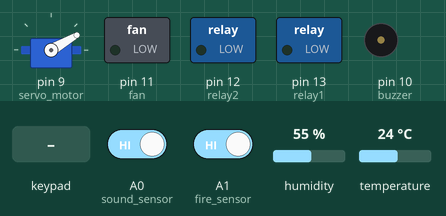
Recording of a sketch running on a simulated Arduino Uno, built with avr-gcc and run on an emulated ATmega328P. On the bench: servo, switched loads named in the sketch (green lamp = pin HIGH), buzzer (waves = sounding). The inputs (shaded band) are chosen by the test bench; at power-on: A1 (fire_sensor) HIGH, A0 (sound_sensor) HIGH, humidity 55 %, temperature 24 °C.

Above: at 1.2 s.
1.3 s: A1 (fire_sensor) driven LOW
At 2.1 s:
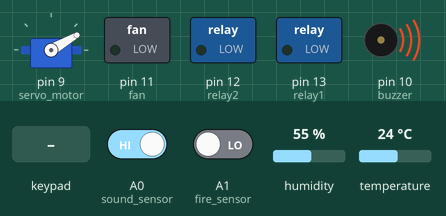
7.3 s: A0 (sound_sensor) driven LOW
At 10.1 s:
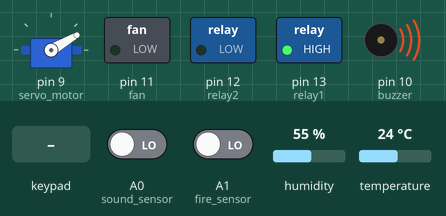
13.3 s: A0 (sound_sensor) driven HIGH
At 14.2 s:
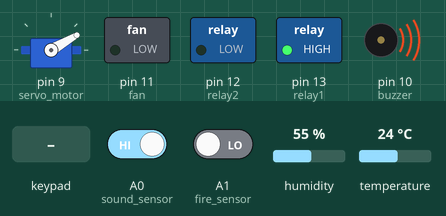
19.3 s: A0 (sound_sensor) driven LOW
At 22.3 s:
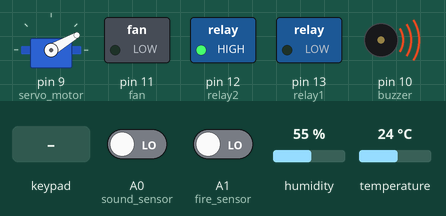
25.3 s: A1 (fire_sensor) driven HIGH
At 26.2 s:
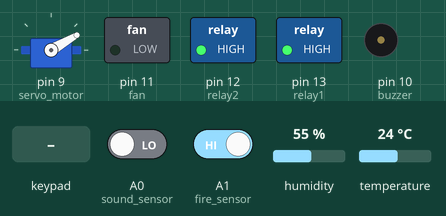
27.0 s: keypad keys 2 3 4 5 # pressed 0.4 s apart
At 27.9 s:
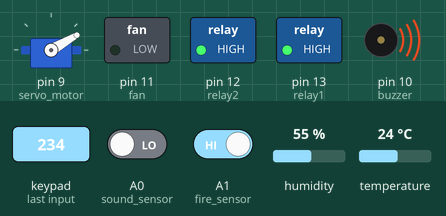
Timing chart, 0 to 33.1 s (numbered marks = the images above; inputs shaded):
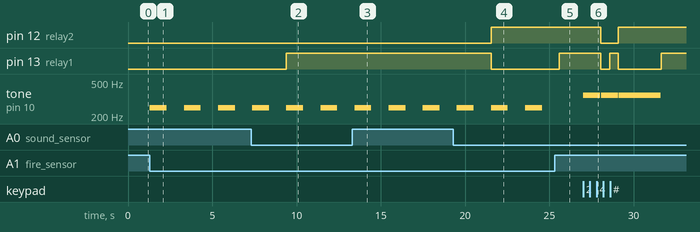

The sketch:

Smart_Home.ino
```cpp
#include "DHT.h"
#include <Servo.h>
#include <Keypad.h>
#include <EEPROM.h>

#define DHTTYPE DHT11
#define DHTPIN A2
#define sound_sensor A0
#define fire_sensor A1
#define buzzer 10
#define relay1 13
#define relay2 12
#define servo_motor 9
#define fan 11
DHT dht(DHTPIN, DHTTYPE);
Servo myservo;

String readStringFromEEPROM(int);
void writeStringToEEPROM(int , const String&);


bool password_true = false;
int clap = 0;
long detection_range_start = 0;
long detection_range = 0;

bool temp_change;
int temp_limit;
String temp_get;
int pos = 0;
int lamps = 0;
int i = 0;

const int ROW_NUM = 4;
const int COLUMN_NUM = 3;
char keys[ROW_NUM][COLUMN_NUM] = {
  {'1', '2', '3'},
  {'4', '5', '6'},
  {'7', '8', '9'},
  {'*', '0', '#'}

};
byte pin_rows[ROW_NUM] = {2, 3, 4, 5};
byte pin_column[COLUMN_NUM] = {6, 7, 8};
Keypad keypad = Keypad( makeKeymap(keys), pin_rows, pin_column, ROW_NUM, COLUMN_NUM );
String password;
String input_password;
int change_pass = 0;
String new_pass;
String check_pass;

void setup() {
  temp_limit = EEPROM.read(0);
  password = readStringFromEEPROM(1);
  pinMode(DHTPIN, INPUT);
  pinMode(sound_sensor, INPUT);
  pinMode(fire_sensor, INPUT);
  pinMode(buzzer, OUTPUT);
  pinMode(fan, OUTPUT);
  pinMode(servo_motor, OUTPUT);
  pinMode(relay1, OUTPUT);
  pinMode(relay2, OUTPUT);
  myservo.attach(servo_motor);
  myservo.write(30);
  dht.begin();
  input_password.reserve(32);

}

void loop() {
  key_pad();
  temp();
  sound();
  fire();
}


void fire() {
  int fireSensor = digitalRead(fire_sensor);
  if (fireSensor == 0) {
    tone(buzzer, 250);
    delay(1000);
    noTone(buzzer);
    delay(1000);
  }
}


void sound() {
  int status_sensor = digitalRead(sound_sensor);
  if (status_sensor == 0)
  {
    if (clap == 0)
    {
      detection_range_start = detection_range = millis();
      clap++;
    }
    else if (clap > 0 && millis() - detection_range >= 50)
    {
      detection_range = millis();
      clap++;
    }
  }
  if (millis() - detection_range_start >= 400)
  {
    if (clap == 2)
    {
      if (!lamps)
      {
        digitalWrite(relay1, HIGH);
        lamps += 1;
      }
      else if (lamps > 0 && lamps < 2)
      {
        digitalWrite(relay2, HIGH);
        digitalWrite(relay1, LOW);
        lamps += 1;
      } else if (lamps > 0 && lamps < 3)
      {
        digitalWrite(relay1, HIGH);
        digitalWrite(relay2, HIGH);

        lamps += 1;
      } else if (lamps == 3) {
        digitalWrite(relay1, LOW);
        digitalWrite(relay2, LOW);
        lamps = 0;
      }
    }
    clap = 0;
  }
}

void temp() {
  float t = dht.readTemperature();
  if (t > temp_limit && t <= temp_limit + 2) {
    analogWrite(fan, 50);
  }
  else if (t >= temp_limit + 2 && t <= temp_limit + 4) {
    analogWrite(fan, 100);
  }
  else if (t >= temp_limit + 4 && t <= temp_limit + 6) {
    analogWrite(fan, 150);
  }
  else if (t >= temp_limit + 6 && t <= temp_limit + 8) {
    analogWrite(fan, 200);
  }
  else if (t >= temp_limit + 8) {
analogWrite(fan, 255);
  }
  else if (t < temp_limit) {
    analogWrite(fan, 0);
  }

}


void key_pad() {
  char key = keypad.getKey();
  if (key) {
    tone(buzzer, 350);
    delay(500);
    noTone(buzzer);
     if (key == '*') {
    change_pass += 1;
    temp_get = "" ;
    temp_change = true;

  }
    if (change_pass == 1) {
      update_temp(key);
    }
     else if (change_pass == 2) {
      temp_change = false;
      change_pass_fun(key);
    }

    else if (key == '#' && change_pass == 0) {
      if (password == input_password) {
        input_password = "";

        for (pos = 30; pos <= 140; pos += 1) {
          myservo.write(pos);
          delay(15);
        }
        delay(3000);
        for (pos = 140; pos >= 30; pos -= 1) {
          myservo.write(pos);
          delay(15);
        }


      } else {
        alert_sound();
      }

      input_password = "";
    } else if (key != '#' || key != '*' && change_pass == 0) {
      input_password += key;
    }
  }
}


void update_temp(char key) {
   if (temp_change && key) {
    if (key == '#') {
      change_pass = 0;
      if(temp_get.toInt() == 0 || temp_get.toInt() > 100){
        temp_limit = temp_get.toInt();
        temp_change = false;

        }else{
          EEPROM.update(0, temp_get.toInt());
      temp_limit = EEPROM.read(0);
      temp_change = false;
      input_password = "";
      success_sound();
          }

    }
    else if (key != '#' && key != '*') {
      temp_get += key;
    }
  }
}


void change_pass_fun(char key) {

  if(!password_true){
   if (key == '#') {
    change_pass = 0;
    if (check_pass == password){
    password_true = true;
    check_pass = "";
     success_sound();
    }else {
      check_pass = "";
      alert_sound();
        }
  } else if (key != '#' && key != '*') {
    check_pass += key;
  }
    }else {
  if (key == '#' && new_pass != "") {
    writeStringToEEPROM(1, new_pass);
    password = new_pass;
    change_pass = 0;
    new_pass = "";
    password_true = false;
    success_sound();
  } else if (key != '#' && key != '*') {
    new_pass += key;
  }
    }

}

void alert_sound(){
  tone(buzzer, 350);
        delay(2000);
        noTone(buzzer);
  }
void success_sound(){
  tone(buzzer, 550);
     delay(500);
     tone(buzzer, 650);
     delay(500);
     noTone(buzzer);
  }
// String Write & Read to & from EEPROM
void writeStringToEEPROM(int addrOffset, const String &strToWrite)
{
  byte len = strToWrite.length();
  EEPROM.update(addrOffset, len);
  for (int i = 0; i < len; i++)
  {
    EEPROM.update(addrOffset + 1 + i, strToWrite[i]);
  }
}
String readStringFromEEPROM(int addrOffset)
{
  int newStrLen = EEPROM.read(addrOffset);
  char data[newStrLen + 1];
  for (int i = 0; i < newStrLen; i++)
  {
    data[i] = EEPROM.read(addrOffset + 1 + i);
  }
  data[newStrLen] = '\0';
  return String(data);
}
```

Measured:
- after the input at 1.3 s, tone on pin 10 (buzzer): alternates 250 Hz for 1.0 s and silent for 1.0 s, starting at once
- after the input at 7.3 s, pin 13 (relay1): LOW → HIGH after 2.1 s
- after the input at 13.3 s, pin 12 (relay2): stays LOW (without the input it goes to HIGH after 0.14 s); pin 13 (relay1): stays HIGH (without the input it goes to LOW after 0.14 s)
- after the input at 19.3 s, pin 12 (relay2): LOW → HIGH after 2.2 s; pin 13 (relay1): HIGH → LOW after 2.2 s
- after the input at 25.3 s, tone on pin 10 (buzzer): stays silent (without the input it goes to 250 Hz after 0.29 s)
- after the input at 27.0 s, pin 12 (relay2): HIGH → LOW after 1.0 s, → HIGH 1.0 s later; pin 13 (relay1): HIGH → LOW after 1.0 s, → HIGH 0.52 s later, → LOW 0.52 s later, → HIGH 2.5 s later; tone on pin 10 (buzzer): goes 4 × (350 Hz 0.50 s, silent 0.02 s), 350 Hz 2.5 s, then silent, starting at once
